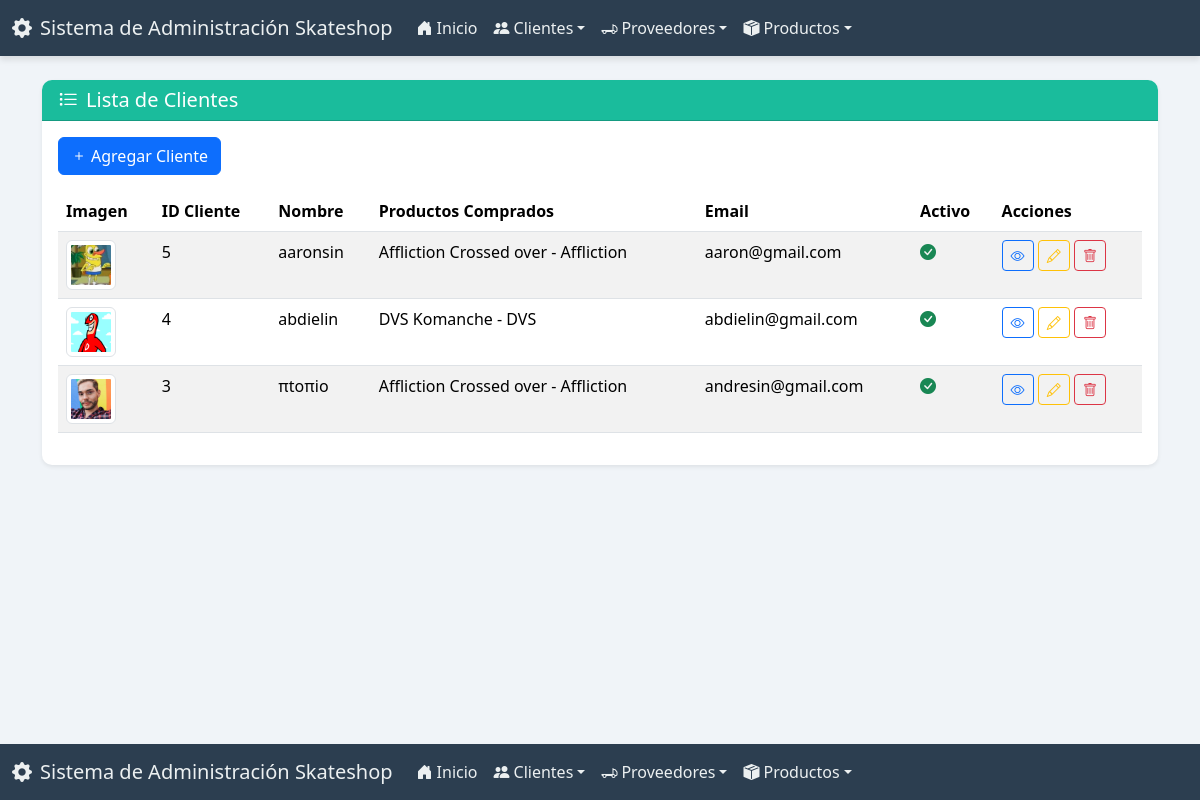
The app's page /cliente/ver/ with its own data.
### app_Skateshop/models.py (models this page shows, shortened)
class Cliente(models.Model):
    id_cliente = models.AutoField(primary_key=True)
    nombre = models.CharField(max_length=100)
    compra = models.ManyToManyField(Producto, blank=True, related_name="clientes")
    email = models.EmailField(unique=True)
    telefono = models.CharField(max_length=15, blank=True, null=True)
    direccion = models.TextField(blank=True, null=True)
    fecha_registro = models.DateField(auto_now_add=True)
    activo = models.BooleanField(default=True)
    imagen = models.ImageField(upload_to='clientes/', blank=True, null=True)

class Producto(models.Model):
    nombre = models.CharField(max_length=100)
    descripcion = models.TextField(blank=True, null=True)
    precio = models.DecimalField(max_digits=10, decimal_places=2)
    stock = models.PositiveIntegerField(default=0)
    proveedor = models.ForeignKey(Proveedor, on_delete=models.CASCADE, related_name="productos")
    marca = models.CharField(max_length=50)
    modelo = models.CharField(max_length=50, blank=True, null=True)
    fecha_agregado = models.DateField(auto_now_add=True)
    disponible = models.BooleanField(default=True)
    imagen = models.ImageField(upload_to='productos/', blank=True, null=True)

### app_Skateshop/views.py (the view)
# urls.py: path('cliente/ver/', views.ver_clientes, name='ver_clientes'),
def ver_clientes(request):
    clientes = Cliente.objects.all().order_by('nombre')
    context = {'clientes': clientes}
    return render(request, 'cliente/ver_clientes.html', context)

### app_Skateshop/templates/cliente/ver_clientes.html (shortened to what this page needs)
{% extends 'base.html' %}
{% block content %}
<div class="card shadow-sm">
    <div class="card-header bg-info text-dark"><h5 class="mb-0"><i class="bi bi-list-task me-2"></i>Lista de Clientes</h5></div>
    <div class="card-body">
        <a href="{% url 'agregar_cliente' %}" class="btn btn-primary mb-3"><i class="bi bi-plus me-1"></i>Agregar Cliente</a>
        <div class="table-responsive">
            <table class="table table-hover table-striped">
                <thead>
                    <tr>
                        <th>Imagen</th>
                        <th>ID Cliente</th>
                        <th>Nombre</th>
                        <th>Productos Comprados</th>
                        <th>Email</th>
                        <th>Activo</th>
                        <th>Acciones</th>
                    </tr>
                </thead>
                <tbody>
                    {% for cliente in clientes %}
                    <tr>
                        <td>
                            {% if cliente.imagen %}
                                <img src="{{ cliente.imagen.url }}" alt="Imagen de {{ cliente.nombre }}" class="img-thumbnail" style="width: 50px; height: 50px; object-fit: cover;">
                            {% else %}
                                <i class="bi bi-person-circle fs-2 text-muted"></i>
                            {% endif %}
                        </td>
                        <td>{{ cliente.id_cliente }}</td>
                        <td>{{ cliente.nombre }}</td>
                        <td>{% for producto in cliente.compra.all %}{{ producto.nombre }} - {{ producto.marca }}{% if not forloop.last %}, {% endif %}{% empty %}Ninguno{% endfor %}</td>
                        <td>{{ cliente.email }}</td>
                        <td><i class="bi {% if cliente.activo %}bi-check-circle-fill text-success{% else %}bi-x-circle-fill text-danger{% endif %}"></i></td>
                        <td>
                            <a href="#" class="btn btn-sm btn-outline-primary" title="Ver"><i class="bi bi-eye"></i></a>
                            <a href="{% url 'actualizar_cliente' pk=cliente.pk %}" class="btn btn-sm btn-outline-warning" title="Editar"><i class="bi bi-pencil"></i></a>
                            <a href="{% url 'borrar_cliente' pk=cliente.pk %}" class="btn btn-sm btn-outline-danger" title="Borrar"><i class="bi bi-trash"></i></a>
                        </td>
                    </tr>
                    {% empty %}
                    <tr><td colspan="7" class="text-center">No hay clientes registrados.</td></tr>
                    {% endfor %}
                </tbody>
            </table>
        </div>
    </div>
</div>
{% endblock %}

### app_Skateshop/templates/base.html (shortened to what this page needs)
{% load static %}
<!DOCTYPE html>
<html lang="es">
<head>
    <link href="https://cdn.jsdelivr.net/npm/bootstrap@5.3.3/dist/css/bootstrap.min.css"
        rel="stylesheet"
>
    <link rel="stylesheet"
        href="https://cdn.jsdelivr.net/npm/bootstrap-icons@1.11.3/font/bootstrap-icons.min.css">
    <link rel="stylesheet" href="{% static 'css/style.css' %}">
</head>
<body class="page-container">
    <header>
        {% include 'navbar.html' %}
    </header>
    <div class="content-wrap container mt-4">
        {% block content %}
        {% endblock %}
    </div>
    {% include 'footer.html' %}
</body>
</html>

### app_Skateshop/templates/navbar.html (shortened to what this page needs)
<nav class="navbar navbar-expand-lg navbar-dark bg-dark">
    <div class="container-fluid">
        <a class="navbar-brand" href="#"><i class="bi bi-gear-fill me-2"></i>Sistema de Administración Skateshop</a>
        <div class="collapse navbar-collapse" id="navbarNavDropdown">
            <ul class="navbar-nav">
                <li class="nav-item"><a class="nav-link" href="{% url 'inicio_skateshop' %}"><i class="bi bi-house-door-fill me-1"></i>Inicio</a></li>
                <li class="nav-item dropdown">
                    <a class="nav-link dropdown-toggle" href="#" role="button" data-bs-toggle="dropdown"><i class="bi bi-people-fill me-1"></i>Clientes</a>
                </li>
                <li class="nav-item dropdown">
                    <a class="nav-link dropdown-toggle" href="#" role="button" data-bs-toggle="dropdown"><i class="bi bi-truck-flatbed me-1"></i>Proveedores</a>
                </li>
                <li class="nav-item dropdown">
                    <a class="nav-link dropdown-toggle" href="#" role="button" data-bs-toggle="dropdown"><i class="bi bi-box-seam-fill me-1"></i>Productos</a>
                </li>
            </ul>
        </div>
    </div>
</nav>

### app_Skateshop/templates/footer.html (shortened to what this page needs)
<nav class="navbar navbar-expand-lg navbar-dark bg-dark">
    <div class="container-fluid">
        <a class="navbar-brand" href="#"><i class="bi bi-gear-fill me-2"></i>Sistema de Administración Skateshop</a>
        <div class="collapse navbar-collapse" id="navbarNavDropdown">
            <ul class="navbar-nav">
                <li class="nav-item"><a class="nav-link" href="{% url 'inicio_skateshop' %}"><i class="bi bi-house-door-fill me-1"></i>Inicio</a></li>
                <li class="nav-item dropdown">
                    <a class="nav-link dropdown-toggle" href="#" role="button" data-bs-toggle="dropdown"><i class="bi bi-people-fill me-1"></i>Clientes</a>
                </li>
                <li class="nav-item dropdown">
                    <a class="nav-link dropdown-toggle" href="#" role="button" data-bs-toggle="dropdown"><i class="bi bi-truck-flatbed me-1"></i>Proveedores</a>
                </li>
                <li class="nav-item dropdown">
                    <a class="nav-link dropdown-toggle" href="#" role="button" data-bs-toggle="dropdown"><i class="bi bi-box-seam-fill me-1"></i>Productos</a>
                </li>
            </ul>
        </div>
    </div>
</nav>

### static/css/style.css (style rules this page uses)
body { background-color: #f0f4f8; color: #34495e; }
.navbar { background-color: #2c3e50 !important; box-shadow: 0 4px 6px rgba(0, 0, 0, 0.1); }
.navbar-brand, .nav-link { color: #ecf0f1 !important; }
.card { border: none; border-radius: 10px; box-shadow: 0 6px 12px rgba(0, 0, 0, 0.08); }
.card-header { font-weight: bold; border-radius: 10px 10px 0 0 !important; }
.card-header.bg-info { background-color: #1abc9c !important; color: white !important; }
.page-container { display: flex; flex-direction: column; min-height: 100vh; }
.content-wrap { flex: 1; padding-bottom: 70px; }

### records on screen
Cliente: imagen (picture), id_cliente "5", nombre "aaronsin", email "aaron@gmail.com", activo True (drawn)
Producto: nombre "Affliction Crossed over", marca "Affliction"
Cliente: imagen (picture), id_cliente "4", nombre "abdielin", email "abdielin@gmail.com", activo True (drawn)
Producto: nombre "DVS Komanche", marca "DVS"
Cliente: imagen (picture), id_cliente "3", nombre "πtoπio", email "andresin@gmail.com", activo True (drawn)
